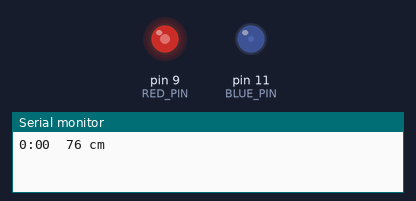
The sketch below on a simulated Arduino Uno, built with avr-gcc and run on an emulated ATmega328P. Parts: output pins drawn as LEDs (lit = HIGH), the last lines printed to the serial monitor.

Above: at 0.1 s.
At 17.1 s:
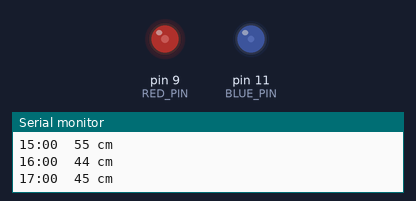
At 34.1 s:
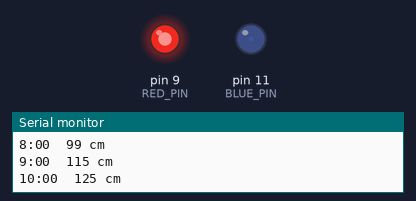
Timing chart, 0 to 40.0 s (numbered marks = the images above):
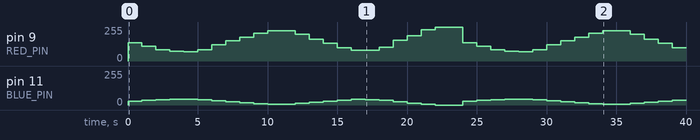

Measured:
- by itself, pin 9 (RED_PIN): 0/255 → 138/255 at 0.00 s, → 109/255 1.0 s later, → 85/255 1.0 s later, → 72/255 1.0 s later, … (37 changes in this stretch)
- by itself, pin 11 (BLUE_PIN): 0/255 → 28/255 at 0.00 s, → 35/255 1.0 s later, → 40/255 1.0 s later, → 43/255 1.0 s later, … (37 changes in this stretch)

The sketch:

20-tide-colour.ino
```cpp
// The water level in Venice as a colour: low = blue, high = red
#include "tide_data.h"

const int RED_PIN = 9;
const int BLUE_PIN = 11;
int hour = 0;

void setup() {
  Serial.begin(9600);
}

void loop() {
  int cm = constrain(tide[hour], 0, 140);

  analogWrite(RED_PIN, map(cm, 0, 140, 0, 255));
  analogWrite(BLUE_PIN, map(cm, 0, 140, 60, 0));

  Serial.println(String(hour) + ":00  " + tide[hour] + " cm");

  hour = (hour + 1) % HOURS; // Loops back to 0 automatically
  delay(1000);
}
```

tide_data.h
```cpp
// Made by tide_to_arduino.py from valori_orari_puntasalute_Venezia_2019.csv
// Water level in Venice on 12/11/2019, hour by hour, in cm
const int HOURS = 24;
const int tide[HOURS] = {
  76, 60, 47, 40, 38, 47, 67, 83, 99, 115, 125, 125,
  111, 91, 73, 55, 44, 45, 58, 86, 105, 128, 156, 181
};
```
